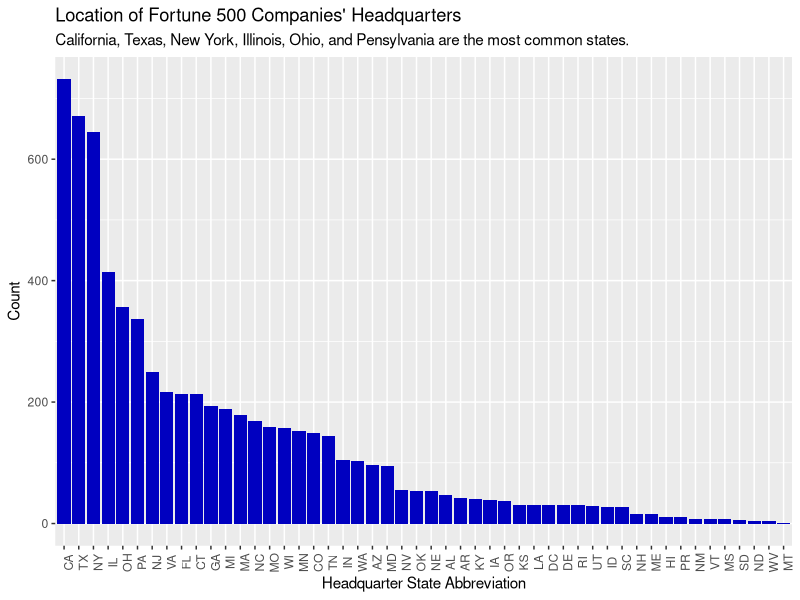
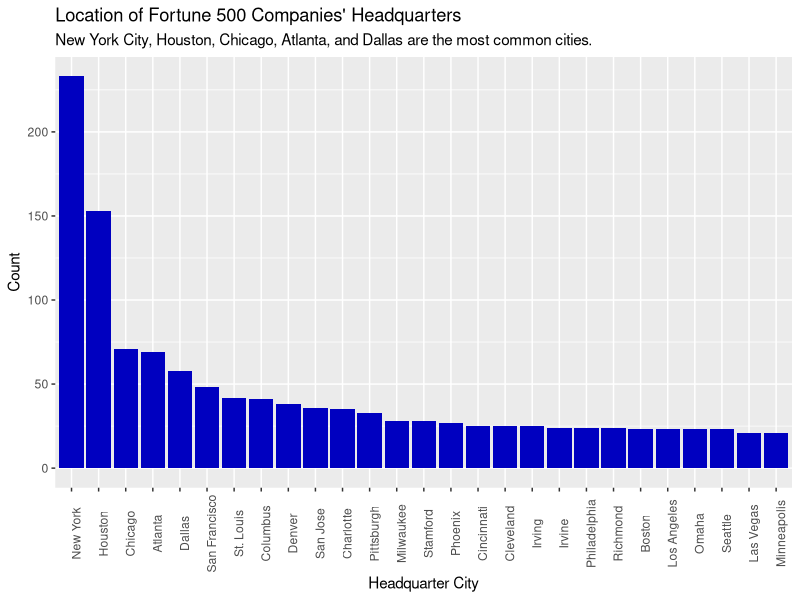

The R source for these figures, in order:
## ---- chunk 1
#| message: false
#| warning: false
library(tidyverse)
library(readr)
library(forcats)
## ---- chunk 2
fortune <- read_csv('data/Cleaned Data.csv', show_col_types = FALSE) |>
  select(name,headquarters_state,headquarters_city)
## ---- chunk 3
state_hq <- unique(fortune) |>
  select(headquarters_state) |>
  drop_na() |>
  count(headquarters_state) |>
  mutate(headquarters_state = fct_reorder(headquarters_state, desc(n)))
## ---- chunk 4
city_hq <- unique(fortune) |>
  select(headquarters_city) |>
  drop_na() |>
  count(headquarters_city) |>
  filter(n > 20) |>
  mutate(headquarters_city = fct_reorder(headquarters_city, desc(n)))
## ---- chunk 5
state_hq |>
  ggplot(aes(x = headquarters_state, y = n)) +
  geom_bar(stat = 'identity', fill = '#0000c0') +
  theme(axis.text.x = element_text(angle = 90)) +
  labs(title = "Location of Fortune 500 Companies' Headquarters",
       subtitle = "California, Texas, New York, Illinois, Ohio, and Pensylvania are the most common states.",
       x = 'Headquarter State Abbreviation',
       y = 'Count')
## ---- chunk 6
city_hq |>
  ggplot(aes(x = headquarters_city, y = n)) +
  geom_bar(stat = 'identity', fill = '#0000c0') +
  theme(axis.text.x = element_text(angle = 90)) +
  labs(title = "Location of Fortune 500 Companies' Headquarters",
       subtitle = "New York City, Houston, Chicago, Atlanta, and Dallas are the most common cities.",
       x = 'Headquarter City',
       y = 'Count')
